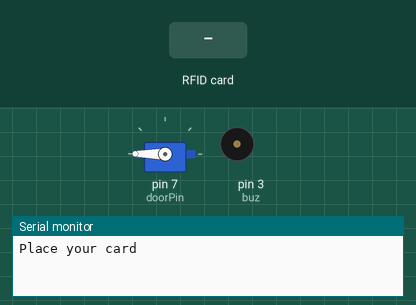
This sketch was run on a simulated Arduino Uno, built with avr-gcc and run on an emulated ATmega328P. On the bench: servo, buzzer (waves = sounding), the last lines printed to the serial monitor. The inputs (shaded band) are chosen by the test bench.

Above: at 1.2 s.
1.3 s: RFID card 8B 62 98 3B held to the reader
At 2.3 s:
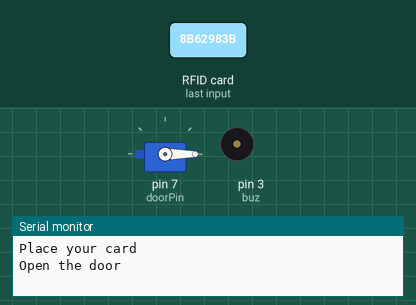
4.3 s: RFID card 5E 7A 19 C4 held to the reader
At 4.41 s:
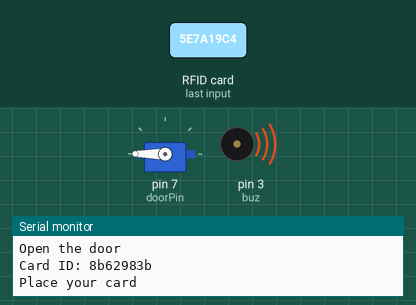
6.0 s: RFID card 83 E0 83 97 held to the reader
At 6.3 s:
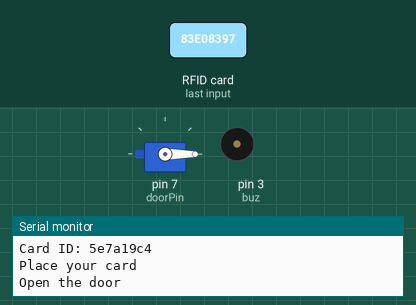
Timing chart, 0 to 9.5 s (numbered marks = the images above; inputs shaded):
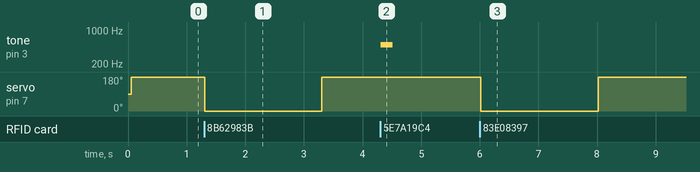

Measured:
- after the input at 1.3 s, servo on pin 7 (doorPin): 180° → 0° at once, → 180° 2.0 s later
- after the input at 4.3 s, tone on pin 3 (buz): silent → 500 Hz at once, → silent 0.20 s later
- after the input at 6.0 s, servo on pin 7 (doorPin): 180° → 0° at once, → 180° 2.0 s later

The sketch:

sketch_may21a.ino
```cpp
#include <MFRC522.h>
#include <Servo.h>
#define doorPin 7
Servo door;
#define SS_PIN 10
#define RST_PIN 9
#define buz 3
MFRC522 mfrc522(SS_PIN, RST_PIN);
String allowed1 = "8b62983b";
String allowed2 = "83e08397";
String allowed3 = "7377e31";
void setup() {
  Serial.begin(9600);
  pinMode(buz, OUTPUT);
  door.attach(doorPin);
  SPI.begin();
  mfrc522.PCD_Init();
  Serial.println("Place your card");
  door.write(180);
}

void loop() {
  if (mfrc522.PICC_IsNewCardPresent() && mfrc522.PICC_ReadCardSerial()) {
    String cardID = "";
    for (byte i = 0; i < mfrc522.uid.size; i++) {
      cardID += String(mfrc522.uid.uidByte[i], HEX);
    }
    mfrc522.PICC_HaltA();
    if (cardID == allowed1 || cardID == allowed2 || cardID == allowed3) {
      Serial.println("Open the door");
      door.write(0);
      delay(2000);
      door.write(180);
    }
    else {
      decline();
    }
    Serial.print("Card ID: ");
    Serial.println(cardID);
    delay(500);
    Serial.println("Place your card");
  }
}
void decline() {
  tone(buz, 500);
  delay(200);
  noTone(buz);
  delay(200);
}
```
